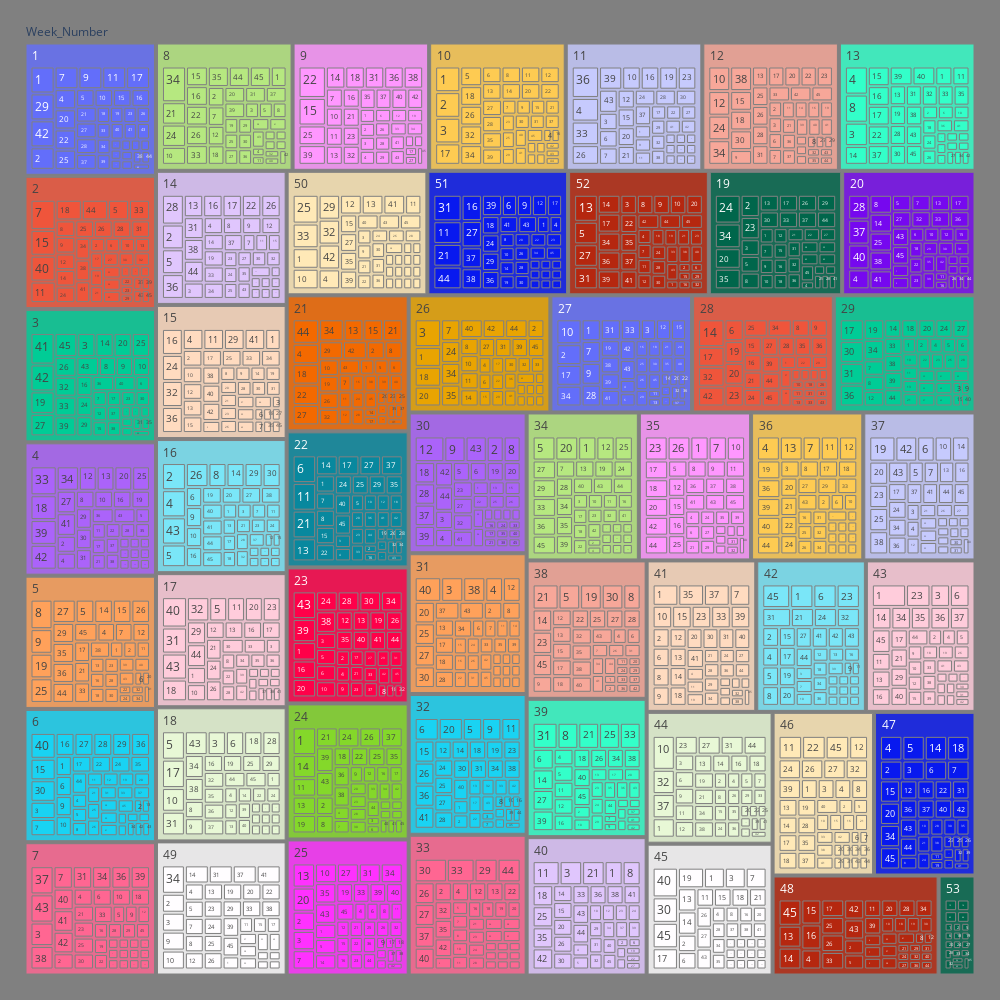

Here is the notebook cell this chart was saved with:
### Code cell
import plotly.express as px
data_long["all"] = "Week_Number"
fig = px.treemap(data_long, 
                 path=["all","Week_Number","당첨번호"],
                  width=1000, height=1000
                )
fig.update_layout(
    margin=dict(l=20, r=20, t=20, b=20),
    paper_bgcolor="grey",

)
fig.show()

### Figure 1 — Plotly figure (JSON) as saved in the notebook; plotly's stock layout.template omitted (floating-point values rounded to 4 significant figures; data arrays with more than 128 entries replaced by an {"elided": "..."} marker saying what was removed)
{"data": [{"branchvalues": "total", "domain": {"x": [0, 1], "y": [0, 1]}, "hovertemplate": "labels=%{label}<br>count=%{value}<br>parent=%{parent}<br>id=%{id}<extra></extra>", "ids": {"elided": "2240 str values"}, "labels": {"elided": "2240 str values"}, "name": "", "parents": {"elided": "2240 str values"}, "type": "treemap", "values": {"elided": "2240 int values"}}], "layout": {"height": 1000, "legend": {"tracegroupgap": 0}, "margin": {"b": 20, "l": 20, "r": 20, "t": 20}, "paper_bgcolor": "grey", "width": 1000}}
